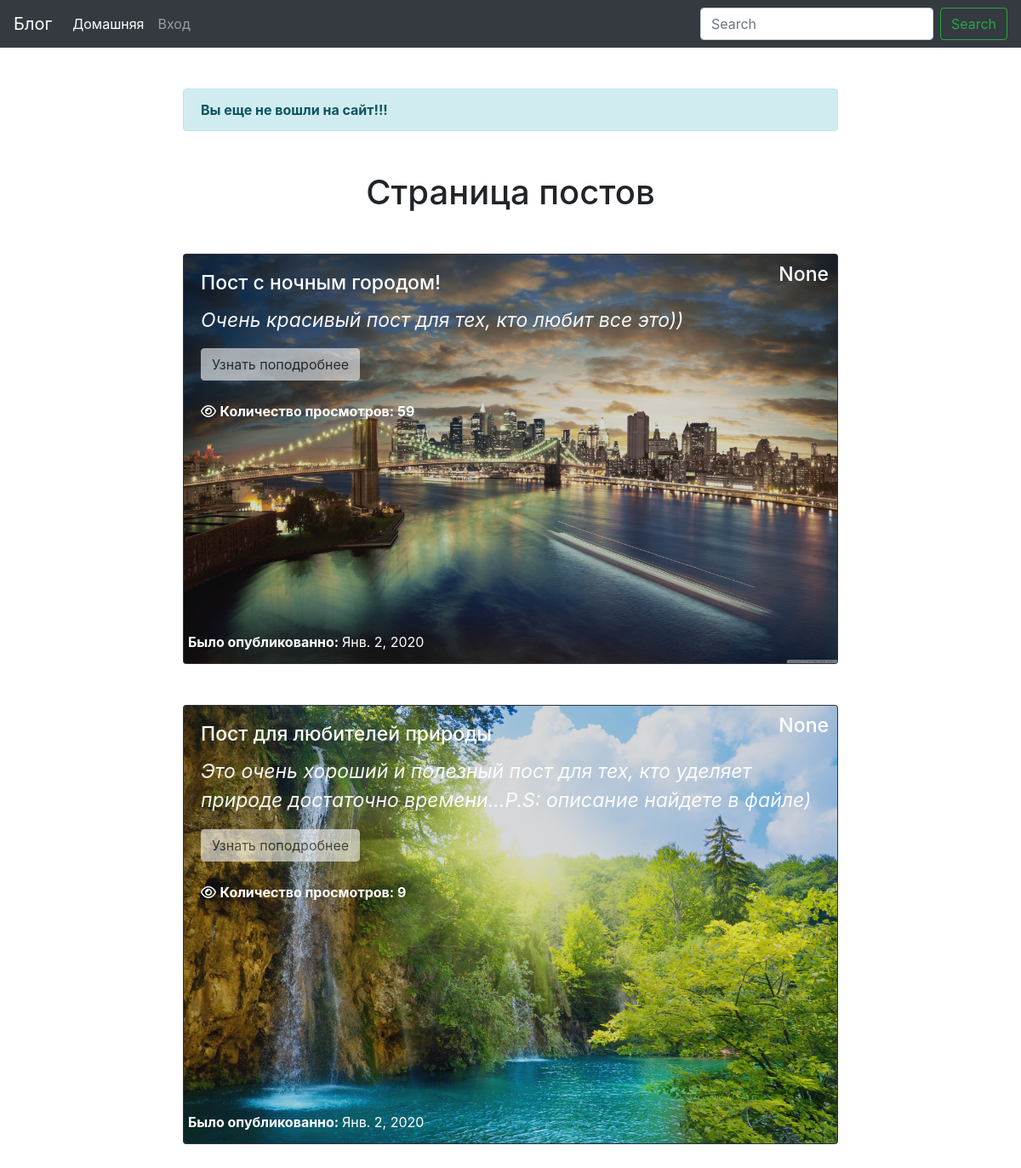
The page /blog/ on the database as committed earlier.
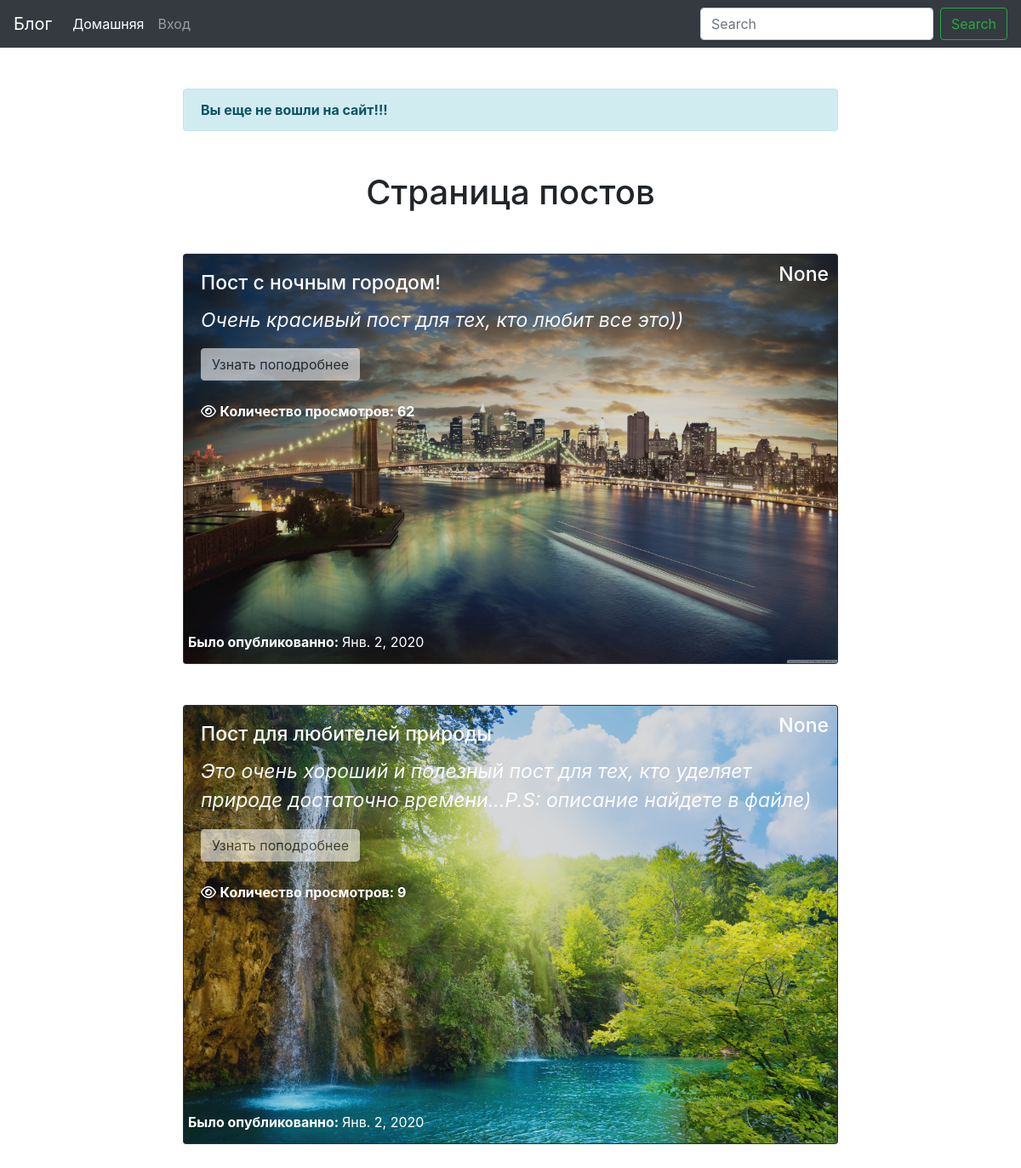
The same page on the database as committed later.
### blog/models.py (models this page shows, shortened)
class Post(models.Model):
	user = models.ForeignKey(User, blank=True, null=True, on_delete=models.CASCADE)
	title = models.CharField("Название поста", max_length=100, unique=True, db_index=True)
	body = models.TextField("Тело поста", db_index=True, blank=True)
	date_pub = models.DateField(auto_now_add=True, blank=True, null=True)
	picture = models.ImageField(upload_to="pictures/", null=True, blank=True, default='default/default.jpg')
	files = models.FileField(upload_to="files/", default="")
	views = models.IntegerField(default = 0)
	comments = models.ManyToManyField("Comment", blank=True, related_name="posts")
	class Meta:
		ordering = ['-date_pub']

### blog/views.py (the view)
# urls.py: path("", HomePage.as_view(), name="home_page"),
class HomePage(TemplateView):
	template_name = "blog/home.html"
	def get_context_data(self, *args, **kwargs):
		context = super(HomePage, self).get_context_data(*args, **kwargs)
		posts = Post.objects.all()
		context['active'] = "home"
		context['posts'] = posts
		return context

### blog/templates/blog/home.html (shortened to what this page needs)
{% extends "blog/base_app.html" %}
{% block content %}
	<h1 align="center" class="mt-5 mb-5">Страница постов {% if request.user.is_authenticated %}<a type="submit" class="btn btn-dark" href="{% url 'create_page' %}">Создать пост</a>{% endif %}</h1>
	{% if posts %}
		{% for post in posts %}
			<div class="card bg-dark text-white mb-5 block">
				<img style="opacity: 0.8;" src="{{ post.picture.url }}" class="card-img" alt="...">
				<div class="card-img-overlay">
					<h5 class="card-title card-font">{{ post.title }}</h5>
					<h6 class="user card-font"><a style="color: white;" href="#">{{ post.user }}</a></h6>
					<p style="opacity: 0.95;" class="card-text card-font"><em>{{ post.body|truncatewords:50 }}</em></p>
					<a style="opacity: 0.6;" type="submit" class="btn btn-light mt-3" href="{% url 'detail_page' id=post.id %}">Узнать поподробнее</a>
					<p class="card-text date_pub"><strong>Было опубликованно: </strong> {{ post.date_pub }}</p>
					<p class="mt-4"><i class="fa fa-eye" aria-hidden="true"></i> <strong>Количество просмотров: {{ post.views }}</strong></p>
				</div>
			</div>
		{% endfor %}
	{% else %}
		<h5 align="center" style="color: red;">Нет постов</h5>
	{% endif %}
{% endblock %}

Rows that differ between the two databases and show on the page:
changed Post "Пост с ночным городом!": views "59" → "62"
